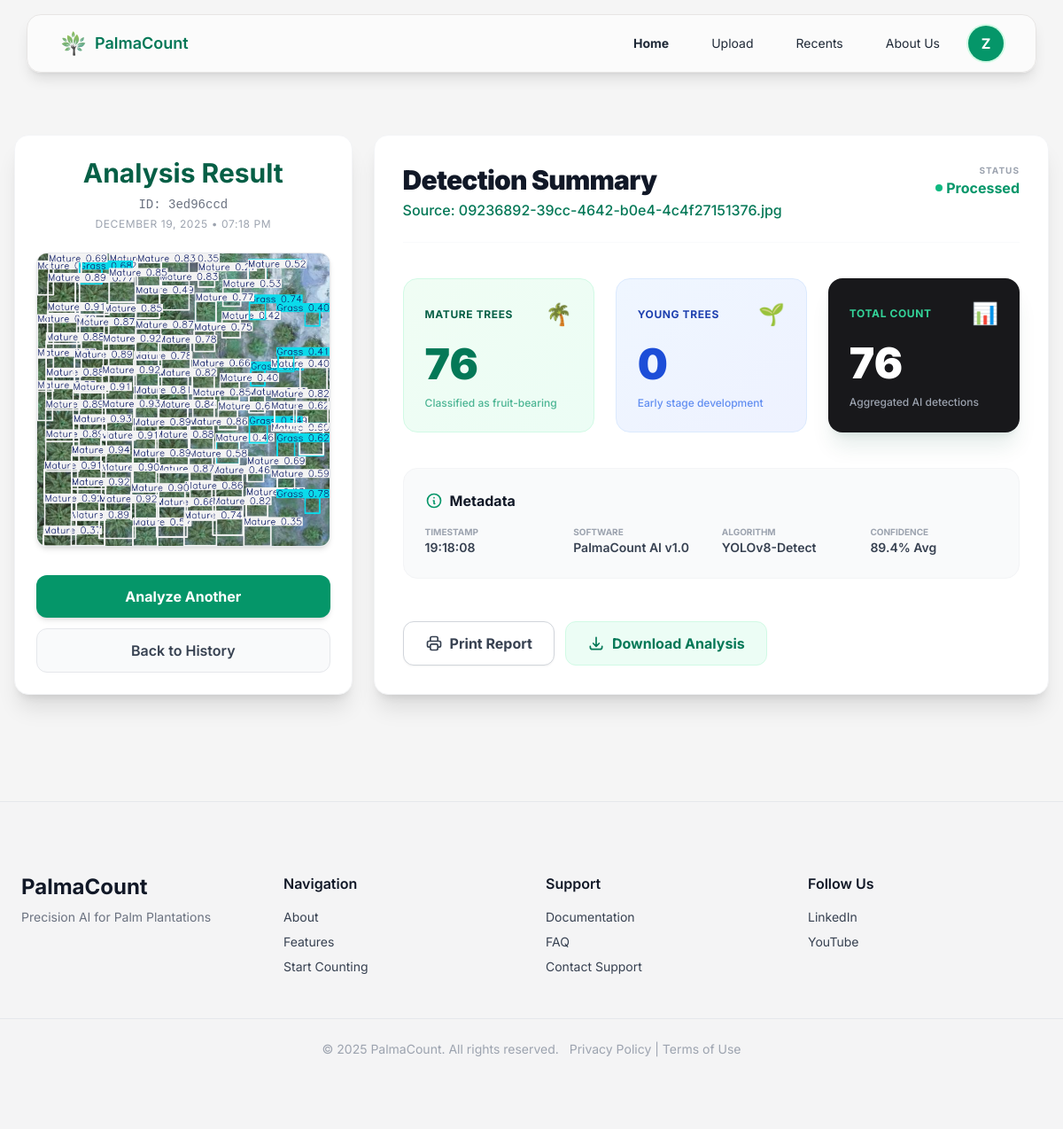
Screenshot of /analysis/3ed96ccd (signed in) with the database file from the repository.
### app.py (models this page shows, shortened)
class User(db.Model):
    __tablename__ = 'users'
    id = db.Column(db.Integer, primary_key=True)
    email = db.Column(db.String(120), unique=True, nullable=False)
    name = db.Column(db.String(100), nullable=False)
    password_hash = db.Column(db.String(200), nullable=False)
    created_at = db.Column(db.DateTime, default=datetime.utcnow)

class Analysis(db.Model):
    id = db.Column(db.Integer, primary_key=True)
    analysis_id = db.Column(db.String(50), unique=True, nullable=False)
    user_id = db.Column(db.Integer, db.ForeignKey('users.id'), nullable=False)
    original_filename = db.Column(db.String(200), nullable=False)
    processed_filename = db.Column(db.String(200), nullable=False)
    mature_count = db.Column(db.Integer, nullable=False)
    young_count = db.Column(db.Integer, nullable=False)
    total_count = db.Column(db.Integer, nullable=False)
    created_at = db.Column(db.DateTime, nullable=False, default=datetime.utcnow)
    user = db.relationship('User', backref='analyses')

### app.py (the view)
@app.route('/analysis/<analysis_id>')
def analysis_detail(analysis_id):
    if "user_id" not in session:
        return redirect(url_for('login'))
    analysis = Analysis.query.filter_by(analysis_id=analysis_id, user_id=session['user_id']).first()
    if not analysis:
        flash("Analysis not found")
        return redirect(url_for('history'))
    image_url = url_for('static', filename='processed/' + analysis.processed_filename)
    return render_template("analysis_detail.html",
                           analysis=analysis,
                           processed_image_url=image_url)

### app.py (called while the page is built)
@app.context_processor
def inject_user():
    user_data = None
    if 'user_id' in session:
        user_data = User.query.get(session['user_id'])
    return dict(user=user_data)

### templates/analysis_detail.html (shortened to what this page needs)
{% extends "layout.html" %}
{% block content %}
{% set title = "Analysis Details | PalmaCount" %}
<div class="w-full max-w-7xl mx-auto flex flex-col lg:flex-row gap-6 py-10 px-4 relative z-10">
  <div class="lg:w-1/3 w-full bg-white rounded-2xl shadow-xl border border-gray-100 p-6 flex flex-col items-center">
    <h1 class="text-3xl font-bold text-emerald-800 mb-2 text-center">Analysis Result</h1>
    <p class="text-gray-500 mb-1 text-center font-mono text-sm">ID: {{ analysis.analysis_id }}</p>
    <p class="text-gray-400 mb-6 text-center text-xs uppercase tracking-wider">{{ analysis.created_at.strftime('%B %d, %Y • %I:%M %p') }}</p>
    <div class="relative w-full mb-6 group">
      <img id="analyzedImage"
        src="{{ url_for('static', filename='processed/' + analysis.processed_filename) }}"
        alt="Detected Image"
        class="w-full h-auto object-cover rounded-xl border border-gray-200 shadow-md cursor-zoom-in transition group-hover:shadow-lg" />
    </div>
    <div class="flex flex-col gap-3 w-full mt-auto">
      <a href="{{ url_for('upload') }}" class="w-full px-4 py-3 bg-emerald-600 text-white font-bold rounded-xl shadow-md hover:bg-emerald-700 hover:-translate-y-0.5 transition active:translate-y-0 text-center">
        Analyze Another
      </a>
      <a href="{{ url_for('history') }}" class="w-full px-4 py-3 bg-gray-50 text-gray-700 font-semibold rounded-xl border border-gray-200 hover:bg-gray-100 transition text-center">
        Back to History
      </a>
    </div>
  </div>
  <div class="lg:w-2/3 w-full bg-white rounded-2xl shadow-xl border border-gray-100 p-8">
    <div class="w-full flex items-start justify-between mb-10 border-b border-gray-50 pb-6">
      <div>
        <p class="text-3xl font-black text-gray-900 tracking-tight">Detection Summary</p>
        <p class="text-emerald-700 font-medium mt-1">Source: {{ analysis.original_filename }}</p>
      </div>
      <div class="text-right hidden sm:block">
        <p class="text-[10px] text-gray-400 font-bold uppercase tracking-widest">Status</p>
        <p class="text-emerald-600 font-bold flex items-center justify-end gap-1">
          <span class="w-2 h-2 bg-emerald-500 rounded-full animate-pulse"></span>
          Processed
        </p>
      </div>
    </div>
    <div class="grid grid-cols-1 sm:grid-cols-3 gap-6 mb-10">
      <div class="bg-gradient-to-br from-green-50 to-emerald-50 rounded-2xl border border-emerald-100 p-6">
        <div class="flex items-center justify-between mb-4">
          <p class="text-xs font-bold text-emerald-800 uppercase tracking-wider">Mature Trees</p>
          <span class="text-2xl">🌴</span>
        </div>
        <p class="text-5xl font-black text-emerald-700">{{ analysis.mature_count }}</p>
        <p class="text-xs text-emerald-600/70 mt-3 font-medium">Classified as fruit-bearing</p>
      </div>
      <div class="bg-gradient-to-br from-blue-50 to-indigo-50 rounded-2xl border border-blue-100 p-6">
        <div class="flex items-center justify-between mb-4">
          <p class="text-xs font-bold text-blue-800 uppercase tracking-wider">Young Trees</p>
          <span class="text-2xl">🌱</span>
        </div>
        <p class="text-5xl font-black text-blue-700">{{ analysis.young_count }}</p>
        <p class="text-xs text-blue-600/70 mt-3 font-medium">Early stage development</p>
      </div>
      <div class="bg-zinc-900 rounded-2xl p-6 shadow-xl shadow-emerald-900/10">
        <div class="flex items-center justify-between mb-4">
          <p class="text-xs font-bold text-emerald-400 uppercase tracking-wider">Total Count</p>
          <span class="text-2xl">📊</span>
        </div>
        <p class="text-5xl font-black text-white">{{ analysis.total_count }}</p>
        <p class="text-xs text-gray-400 mt-3 font-medium">Aggregated AI detections</p>
      </div>
    </div>
    <div class="bg-gray-50 rounded-2xl p-6 border border-gray-100 mb-8">
      <h3 class="font-bold text-gray-900 mb-4 flex items-center gap-2">
        <svg xmlns="http://www.w3.org/2000/svg" class="h-5 w-5 text-emerald-600" fill="none" viewBox="0 0 24 24" stroke="currentColor">
          <path stroke-linecap="round" stroke-linejoin="round" stroke-width="2" d="M13 16h-1v-4h-1m1-4h.01M21 12a9 9 0 11-18 0 9 9 0 0118 0z" />
        </svg>
        Metadata
      </h3>
      <div class="grid grid-cols-2 sm:grid-cols-4 gap-6">
        <div>
          <p class="text-[10px] text-gray-400 font-bold uppercase">Timestamp</p>
          <p class="font-semibold text-gray-700 text-sm">{{ analysis.created_at.strftime('%H:%M:%S') }}</p>
        </div>
        <div>
          <p class="text-[10px] text-gray-400 font-bold uppercase">Software</p>
          <p class="font-semibold text-gray-700 text-sm">PalmaCount AI v1.0</p>
        </div>
        <div>
          <p class="text-[10px] text-gray-400 font-bold uppercase">Algorithm</p>
          <p class="font-semibold text-gray-700 text-sm text-emerald-600">YOLOv8-Detect</p>
        </div>
        <div>
          <p class="text-[10px] text-gray-400 font-bold uppercase">Confidence</p>
          <p class="font-semibold text-gray-700 text-sm">89.4% Avg</p>
        </div>
      </div>
    </div>
    <div class="flex flex-wrap gap-3 pt-4">
      <button onclick="window.print()" class="px-6 py-3 bg-white border border-gray-300 text-gray-700 font-bold rounded-xl hover:bg-gray-50 transition shadow-sm flex items-center gap-2">
        Print Report
      </button>
      <a href="{{ url_for('static', filename='processed/' + analysis.processed_filename) }}" download class="px-6 py-3 bg-emerald-50 text-emerald-700 font-bold rounded-xl border border-emerald-100 hover:bg-emerald-100 transition flex items-center gap-2">
        <svg xmlns="http://www.w3.org/2000/svg" class="h-5 w-5" fill="none" viewBox="0 0 24 24" stroke="currentColor">
          <path stroke-linecap="round" stroke-linejoin="round" stroke-width="2" d="M4 16v1a3 3 0 003 3h10a3 3 0 003-3v-1m-4-4l-4 4m0 0l-4-4m4 4V4" />
        </svg>
        Download Analysis
      </a>
    </div>
  </div>
</div>
{% endblock %}

### templates/layout.html (shortened to what this page needs)
<!DOCTYPE html>
<html lang="en">
<head>
  <script src="https://cdn.tailwindcss.com"></script>
</head>
<body class="bg-neutral-100">
{% set current = request.path %}
{% if request.endpoint not in ['login', 'register'] %}
<nav class="fixed top-4 left-1/2 -translate-x-1/2 z-50 w-[95%] max-w-6xl bg-white/60 backdrop-blur-xl rounded-2xl shadow-lg border border-stone-200">
  <div class="px-9">
    <div class="flex items-center justify-between h-16">
      <a href="/" class="flex items-center space-x-2">
        <img class="h-8 w-auto" src="{{ url_for('static', filename='images/palmaLogo.svg') }}" alt="PalmaCount Logo">
        <span class="text-lg font-semibold text-emerald-700">PalmaCount</span>
      </a>
      <div class="hidden sm:flex items-center space-x-4">
        <a href="/" class="px-4 py-2 text-sm font-bold rounded-xl transition
           {% if current == '/' %}text-emerald-800{% else %}text-gray-800 hover:bg-neutral-300 hover:text-emerald-700{% endif %}">
          Home
        </a>
        <a href="/upload" class="px-4 py-2 text-sm rounded-xl transition
           {% if current == '/upload' %}text-emerald-800{% else %}text-gray-800 hover:bg-neutral-300 hover:text-emerald-700{% endif %}">
          Upload
        </a>
        <a href="/history" class="px-4 py-2 text-sm rounded-xl transition
           {% if current == '/history' %}text-emerald-800{% else %}text-gray-800 hover:bg-neutral-300 hover:text-emerald-700{% endif %}">
          Recents
        </a>
        <a href="/about" class="px-4 py-2 text-sm rounded-xl transition
           {% if current == '/about' %}text-emerald-800{% else %}text-gray-800 hover:bg-neutral-300 hover:text-emerald-700{% endif %}">
          About Us
        </a>
        {% if user %}
        <div class="relative group ml-4">
          <a href="{{ url_for('profile') }}" class="block">
            <div class="w-10 h-10 rounded-full bg-emerald-600 flex items-center justify-center text-white font-bold cursor-pointer hover:bg-emerald-700 transition-all shadow-sm ring-2 ring-emerald-100">
              {{ user.name[0] | upper }}
            </div>
          </a>
        </div>
        {% else %}
        <a href="/login" class="px-4 py-2 text-sm font-medium bg-emerald-700 text-white rounded-xl hover:bg-emerald-800 transition">
          Log In
        </a>
        {% endif %}
      </div>
    </div>
  </div>
</nav>
{% endif %}
<div class="pt-28">
    {% block content %}{% endblock %}
</div>
<footer class="bg-zinc-100 text-gray-700 py-20 mt-20 relative border-t border-gray-200">
  <div class="max-w-7xl mx-auto px-6 grid grid-cols-1 md:grid-cols-4 gap-8">
    <div>
      <h3 class="text-2xl font-bold text-gray-900 mb-2">PalmaCount</h3>
      <p class="text-sm text-gray-500">Precision AI for Palm Plantations</p>
    </div>
    <div>
      <h4 class="font-semibold mb-4 text-gray-900">Navigation</h4>
      <ul class="space-y-2 text-sm">
        <li><a href="/about" class="hover:text-emerald-700 transition">About</a></li>
        <li><a href="#why-palmacount" class="hover:text-emerald-700 transition">Features</a></li>
        <li><a href="/upload" class="hover:text-emerald-700 transition">Start Counting</a></li>
      </ul>
    </div>
    <div>
      <h4 class="font-semibold mb-4 text-gray-900">Support</h4>
      <ul class="space-y-2 text-sm">
        <li><a href="#" class="hover:text-emerald-700 transition">Documentation</a></li>
        <li><a href="#" class="hover:text-emerald-700 transition">FAQ</a></li>
        <li><a href="#" class="hover:text-emerald-700 transition">Contact Support</a></li>
      </ul>
    </div>
    <div>
      <h4 class="font-semibold mb-4 text-gray-900">Follow Us</h4>
      <ul class="space-y-2 text-sm">
        <li><a href="#" class="hover:text-emerald-700 transition">LinkedIn</a></li>
        <li><a href="#" class="hover:text-emerald-700 transition">YouTube</a></li>
      </ul>
    </div>
  </div>
  <div class="mt-12 border-t border-gray-200 pt-6 text-sm text-gray-400 text-center">
    © 2025 PalmaCount. All rights reserved. &nbsp;
    <a href="#" class="hover:text-gray-900">Privacy Policy</a> |
    <a href="#" class="hover:text-gray-900">Terms of Use</a>
  </div>
</footer>
</body>
</html>

### rows the page displays
User: name "Z"
Analysis: analysis_id "3ed96ccd", created_at "DECEMBER 19, 2025 • 07:18 PM", processed_filename (picture), original_filename "09236892-39cc-4642-b0e4-4c4f27151376.jpg", mature_count "76", young_count "0", total_count "76", created_at "19:18:08"
